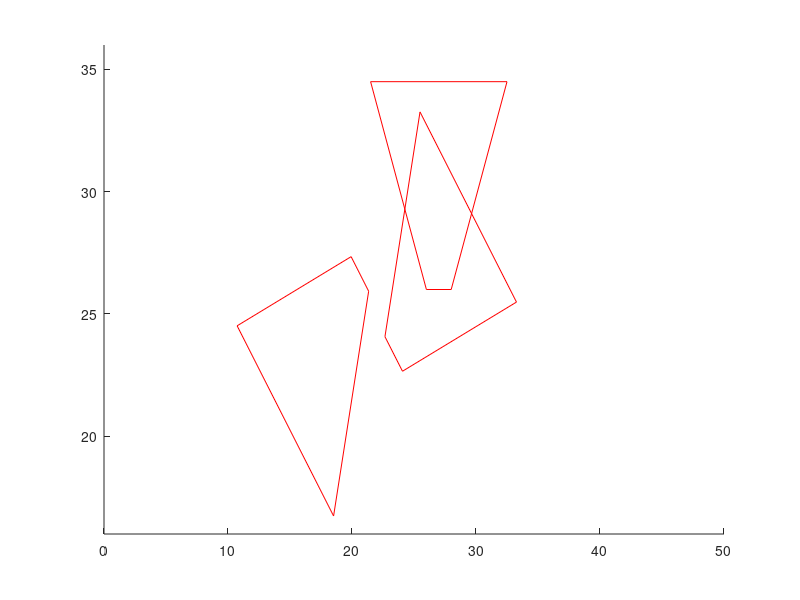

Recreate this plot in MATLAB. (Note: this script raises an error after producing the figure.)
%% Plot Camera Boxes
close all
clear
clc

% Camera Locations
x0 = [17,27,27];
y0 = [17,33,17];
theta = [45,225,90].*pi/180;
rot = @(theta) [cos(theta),-sin(theta);sin(theta),cos(theta)];

% Camera Polygon
v0 = [9;1];
v1 = [17.5;5.5];
v2 = [17.5;-5.5];
v3 = [9;-1];
poly = [v0,v1,v2,v3,v0];
% Camera Triangle
v0_t = [0;0];
v1_t = [17.5;5.5];
v2_t = [17.5;-5.5];
tri = [v0_t,v1_t,v2_t,v0_t];

% Plot
figure(1)
axis([0 50 16 36])
hold on
for i = 1:length(x0)
    % Rotate Poly by Theta
%     tri_i = rot(theta(i))*tri + repmat([x0(i);y0(i)],1,size(tri,2));
%     plot(tri_i(1,:),tri_i(2,:))
    poly_i = rot(theta(i))*poly + repmat([x0(i);y0(i)],1,size(poly,2));
    plot(poly_i(1,:),poly_i(2,:),'-r')
%     waitforbuttonpress
    
end

%% Load Tracks
filenames = {'out.csv','out_cam0.csv','out_cam1.csv','out_cam2.csv'};

% Load Ground Truth
tracks = dlmread(filenames{1},' ');
% Skip Last Space
tracks = tracks(:,1:end-1);

% Load Cam Data
cam0_tracks = dlmread(filenames{2},' ');
cam1_tracks = dlmread(filenames{3},' ');
cam2_tracks = dlmread(filenames{4},' ');

%% Plot Tracks
colors = repmat('rgbcymk',1,20);

[num_tracks,all_data_len] = size(tracks(:,4:end));
for i = 1:num_tracks
    disp(sprintf('Track: %d',i))
    % Get ground truth track
    len_data_valid = tracks(i,3);
    track = tracks(i,4:end);
    % Reshape
    track_line = reshape(track,3,all_data_len/3);
    % Take only the valid data
    track_line_valid = track_line(:,1:len_data_valid);

    % Plot ground truth
    hg = plot(track_line_valid(1,:),track_line_valid(2,:),'-b');%sprintf('-%c',colors(i)));
    waitforbuttonpress    
    
    % Plot Cam 0 overlap
    cam0_inds = find(cam0_tracks(:,4) == i-1);
    if (~isempty(cam0_inds))
        cam0_pts = cam0_tracks(cam0_inds,:)';
        cam0_pts_glob = rot(theta(1))*cam0_pts(1:2,:) + repmat([x0(1);y0(1)],1,size(cam0_pts,2));
        h0 = plot(cam0_pts_glob(1,:),cam0_pts_glob(2,:),'-g');%sprintf('-%c',colors(i+1)));
    else
        disp('No Overlap for Cam 0');
    end
    waitforbuttonpress
    
    % Plot Cam 1 overlap
    cam1_inds = find(cam1_tracks(:,4) == i-1);
    if (~isempty(cam1_inds))
        cam1_pts = cam1_tracks(cam1_inds,:)';
        cam1_pts_glob = rot(theta(2))*cam1_pts(1:2,:) + repmat([x0(2);y0(2)],1,size(cam1_pts,2));
        h1 = plot(cam1_pts_glob(1,:),cam1_pts_glob(2,:),'-y');%sprintf('-%c',colors(i+2)));
    else
        disp('No Overlap for Cam 1');
    end
    waitforbuttonpress
    
    % Plot Cam 2 overlap
    cam2_inds = find(cam2_tracks(:,4) == i-1);
    if (~isempty(cam2_inds))
        cam2_pts = cam2_tracks(cam2_inds,:)';
        cam2_pts_glob = rot(theta(3))*cam2_pts(1:2,:) + repmat([x0(3);y0(3)],1,size(cam2_pts,2));
        h2 = plot(cam2_pts_glob(1,:),cam2_pts_glob(2,:),'-m');%sprintf('-%c',colors(i+3)));
    else
        disp('No Overlap for Cam 2');
    end
    waitforbuttonpress
    
    set(hg,'Visible','off')
    if(~isempty(cam0_inds))
        set(h0,'Visible','off')
    end
    if(~isempty(cam1_inds))
        set(h1,'Visible','off')
    end
    if(~isempty(cam2_inds))
        set(h2,'Visible','off')
    end
end










